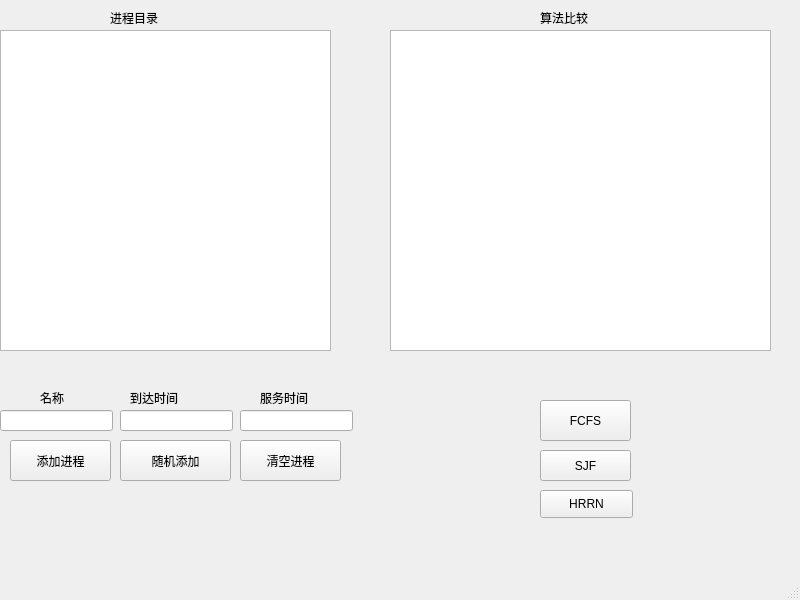
<?xml version="1.0" encoding="UTF-8"?>
<ui version="4.0">
 <class>MainWindow</class>
 <widget class="QMainWindow" name="MainWindow">
  <property name="geometry">
   <rect>
    <x>0</x>
    <y>0</y>
    <width>800</width>
    <height>600</height>
   </rect>
  </property>
  <property name="windowTitle">
   <string>MainWindow</string>
  </property>
  <widget class="QWidget" name="centralwidget">
   <widget class="QPushButton" name="addJobBtn">
    <property name="geometry">
     <rect>
      <x>10</x>
      <y>440</y>
      <width>101</width>
      <height>41</height>
     </rect>
    </property>
    <property name="text">
     <string>添加进程</string>
    </property>
   </widget>
   <widget class="QLabel" name="label">
    <property name="geometry">
     <rect>
      <x>40</x>
      <y>390</y>
      <width>72</width>
      <height>15</height>
     </rect>
    </property>
    <property name="text">
     <string>名称</string>
    </property>
   </widget>
   <widget class="QLabel" name="label_2">
    <property name="geometry">
     <rect>
      <x>130</x>
      <y>390</y>
      <width>72</width>
      <height>15</height>
     </rect>
    </property>
    <property name="text">
     <string>到达时间</string>
    </property>
   </widget>
   <widget class="QLabel" name="label_3">
    <property name="geometry">
     <rect>
      <x>260</x>
      <y>390</y>
      <width>72</width>
      <height>15</height>
     </rect>
    </property>
    <property name="text">
     <string>服务时间</string>
    </property>
   </widget>
   <widget class="QLineEdit" name="lineName">
    <property name="geometry">
     <rect>
      <x>0</x>
      <y>410</y>
      <width>113</width>
      <height>21</height>
     </rect>
    </property>
   </widget>
   <widget class="QLineEdit" name="lineArrive">
    <property name="geometry">
     <rect>
      <x>120</x>
      <y>410</y>
      <width>113</width>
      <height>21</height>
     </rect>
    </property>
   </widget>
   <widget class="QLineEdit" name="lineService">
    <property name="geometry">
     <rect>
      <x>240</x>
      <y>410</y>
      <width>113</width>
      <height>21</height>
     </rect>
    </property>
   </widget>
   <widget class="QTextBrowser" name="textBrowser">
    <property name="geometry">
     <rect>
      <x>0</x>
      <y>30</y>
      <width>331</width>
      <height>321</height>
     </rect>
    </property>
   </widget>
   <widget class="QLabel" name="label_4">
    <property name="geometry">
     <rect>
      <x>110</x>
      <y>10</y>
      <width>72</width>
      <height>15</height>
     </rect>
    </property>
    <property name="text">
     <string>进程目录</string>
    </property>
   </widget>
   <widget class="QTextBrowser" name="textBrowser_2">
    <property name="geometry">
     <rect>
      <x>390</x>
      <y>30</y>
      <width>381</width>
      <height>321</height>
     </rect>
    </property>
   </widget>
   <widget class="QLabel" name="label_5">
    <property name="geometry">
     <rect>
      <x>540</x>
      <y>10</y>
      <width>72</width>
      <height>15</height>
     </rect>
    </property>
    <property name="text">
     <string>算法比较</string>
    </property>
   </widget>
   <widget class="QPushButton" name="FCFSBtn">
    <property name="geometry">
     <rect>
      <x>540</x>
      <y>400</y>
      <width>91</width>
      <height>41</height>
     </rect>
    </property>
    <property name="text">
     <string>FCFS</string>
    </property>
   </widget>
   <widget class="QPushButton" name="addRandBtn">
    <property name="geometry">
     <rect>
      <x>120</x>
      <y>440</y>
      <width>111</width>
      <height>41</height>
     </rect>
    </property>
    <property name="text">
     <string>随机添加</string>
    </property>
   </widget>
   <widget class="QPushButton" name="SJFBtn">
    <property name="geometry">
     <rect>
      <x>540</x>
      <y>450</y>
      <width>91</width>
      <height>31</height>
     </rect>
    </property>
    <property name="text">
     <string>SJF</string>
    </property>
   </widget>
   <widget class="QPushButton" name="HRRNBtn">
    <property name="geometry">
     <rect>
      <x>540</x>
      <y>490</y>
      <width>93</width>
      <height>28</height>
     </rect>
    </property>
    <property name="text">
     <string>HRRN</string>
    </property>
   </widget>
   <widget class="QPushButton" name="clearBtn">
    <property name="geometry">
     <rect>
      <x>240</x>
      <y>440</y>
      <width>101</width>
      <height>41</height>
     </rect>
    </property>
    <property name="text">
     <string>清空进程</string>
    </property>
   </widget>
  </widget>
  <widget class="QMenuBar" name="menubar">
   <property name="geometry">
    <rect>
     <x>0</x>
     <y>0</y>
     <width>800</width>
     <height>26</height>
    </rect>
   </property>
  </widget>
  <widget class="QStatusBar" name="statusbar"/>
 </widget>
 <resources/>
 <connections/>
</ui>
